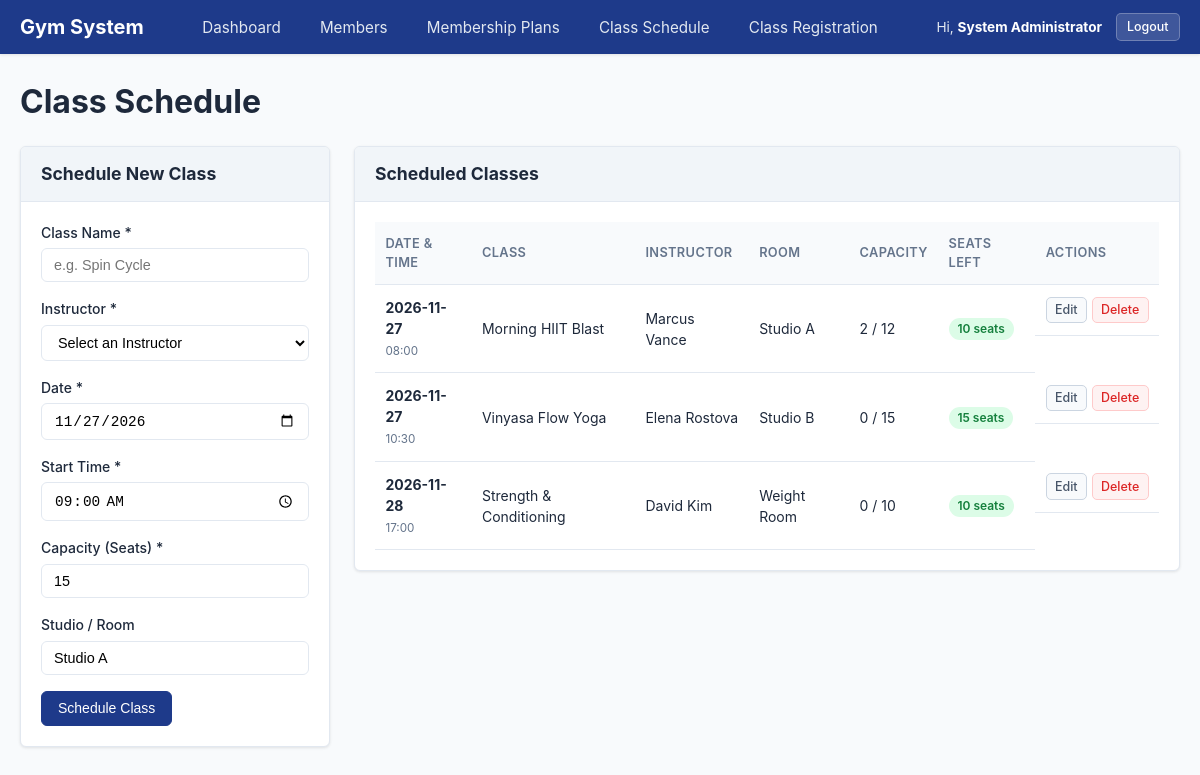
The page /pages/schedule.php (signed in) on the database its author committed.
### tables this page shows
CREATE TABLE IF NOT EXISTS `classes` (
    `id` INT AUTO_INCREMENT PRIMARY KEY,
    `class_name` VARCHAR(100) NOT NULL,
    `instructor_id` INT NOT NULL,
    `class_date` DATE NOT NULL,
    `start_time` TIME NOT NULL,
    `capacity` INT NOT NULL,
    `room` VARCHAR(50) NOT NULL,
    `created_at` TIMESTAMP DEFAULT CURRENT_TIMESTAMP,
    CONSTRAINT `fk_classes_instructor` FOREIGN KEY (`instructor_id`) REFERENCES `instructors` (`id`) ON DELETE RESTRICT
);

CREATE TABLE IF NOT EXISTS `instructors` (
    `id` INT AUTO_INCREMENT PRIMARY KEY,
    `full_name` VARCHAR(100) NOT NULL,
    `email` VARCHAR(100) NOT NULL,
    `created_at` TIMESTAMP DEFAULT CURRENT_TIMESTAMP
);

### includes/functions.php (called while the page is built, shortened)
<?php
function escape($value) {
    return htmlspecialchars((string)$value, ENT_QUOTES, 'UTF-8');
}

### models/gym_class.php (called while the page is built, shortened)
<?php
class GymClass {
    private $db_connection;
    public function __construct($db_connection) {
        $this->db_connection = $db_connection;
    }
    public function getAll() {
        $sql_query = "
            SELECT c.*, i.full_name AS instructor_name, i.email AS instructor_email,
                   COUNT(r.id) AS registered_count,
                   (c.capacity - COUNT(r.id)) AS seats_remaining
            FROM classes c
            JOIN instructors i ON c.instructor_id = i.id
            LEFT JOIN registrations r ON c.id = r.class_id
            GROUP BY c.id
            ORDER BY c.class_date ASC, c.start_time ASC
        ";
        $statement = $this->db_connection->prepare($sql_query);
        $statement->execute();
        return $statement->fetchAll();
    }
}

### pages/schedule.php (the view, shortened to what this page needs)
<?php
require_once __DIR__ . '/../includes/header.php';
require_once __DIR__ . '/../models/gym_class.php';
$pdo_connection = getDbConnection();
$class_model = new GymClass($pdo_connection);
$edit_class = null;
$default_capacity = 15;
$all_classes = $class_model->getAll();
?>
<div class="page-title-row">
    <h1>Class Schedule</h1>
</div>
<div class="row">
    <div class="col-form">
        <div class="card">
            <div class="card-header">
                <h2><?php echo $edit_class ? 'Edit Class' : 'Schedule New Class'; ?></h2>
            </div>
            <div class="card-body">
                <form method="POST" action="<?php echo escape(BASE_URL); ?>/pages/schedule.php" class="validated-form">
                    <div class="form-group">
                        <label for="class_name">Class Name *</label>
                        <input type="text" id="class_name" name="class_name" required class="form-control"
                               value="<?php echo escape($edit_class['class_name'] ?? ''); ?>" placeholder="e.g. Spin Cycle">
                    </div>
                    <div class="form-group">
                        <label for="instructor_id">Instructor *</label>
                        <select id="instructor_id" name="instructor_id" required class="form-control">
                            <option value="">Select an Instructor</option>
                        </select>
                    </div>
                    <div class="form-group">
                        <label for="class_date">Date *</label>
                        <input type="date" id="class_date" name="class_date" required class="form-control"
                               value="<?php echo escape($edit_class['class_date'] ?? date('Y-m-d')); ?>">
                    </div>
                    <div class="form-group">
                        <label for="start_time">Start Time *</label>
                        <input type="time" id="start_time" name="start_time" required class="form-control"
                               value="<?php echo escape($edit_class['start_time'] ?? '09:00'); ?>">
                    </div>
                    <div class="form-group">
                        <label for="capacity">Capacity (Seats) *</label>
                        <input type="number" id="capacity" name="capacity" min="1" required class="form-control"
                               value="<?php echo escape($edit_class['capacity'] ?? $default_capacity); ?>">
                    </div>
                    <div class="form-group">
                        <label for="room">Studio / Room</label>
                        <input type="text" id="room" name="room" class="form-control"
                               value="<?php echo escape($edit_class['room'] ?? 'Studio A'); ?>">
                    </div>
                    <button type="submit" class="btn btn-primary">
                        <?php echo $edit_class ? 'Update Class' : 'Schedule Class'; ?>
                    </button>
                </form>
            </div>
        </div>
    </div>
    <div class="col-table">
        <div class="card">
            <div class="card-header">
                <h2>Scheduled Classes</h2>
            </div>
            <div class="card-body">
                <?php if (empty($all_classes)): ?>
                    <p class="text-muted">No classes scheduled.</p>
                <?php else: ?>
                    <div class="table-responsive">
                        <table class="data-table">
                            <thead>
                                <tr>
                                    <th>Date &amp; Time</th>
                                    <th>Class</th>
                                    <th>Instructor</th>
                                    <th>Room</th>
                                    <th>Capacity</th>
                                    <th>Seats Left</th>
                                    <th>Actions</th>
                                </tr>
                            </thead>
                            <tbody>
                                <?php foreach ($all_classes as $class_row): ?>
                                    <tr>
                                        <td>
                                            <strong><?php echo escape($class_row['class_date']); ?></strong><br>
                                            <small class="text-muted"><?php echo escape(substr($class_row['start_time'], 0, 5)); ?></small>
                                        </td>
                                        <td><?php echo escape($class_row['class_name']); ?></td>
                                        <td><?php echo escape($class_row['instructor_name']); ?></td>
                                        <td><?php echo escape($class_row['room']); ?></td>
                                        <td><?php echo escape($class_row['registered_count'] . ' / ' . $class_row['capacity']); ?></td>
                                        <td>
                                            <span class="badge <?php echo $class_row['seats_remaining'] > 0 ? 'badge-success' : 'badge-danger'; ?>">
                                                <?php echo escape($class_row['seats_remaining']); ?> seats
                                            </span>
                                        </td>
                                        <td class="table-actions">
                                            <a href="<?php echo escape(BASE_URL); ?>/pages/schedule.php?action=edit&amp;id=<?php echo escape($class_row['id']); ?>"
                                               class="btn btn-sm btn-secondary">Edit</a>
                                            <a href="<?php echo escape(BASE_URL); ?>/pages/schedule.php?action=delete&amp;id=<?php echo escape($class_row['id']); ?>"
                                               class="btn btn-sm btn-danger delete-btn" data-confirm="Are you sure you want to remove this class?">Delete</a>
                                        </td>
                                    </tr>
                                <?php endforeach; ?>
                            </tbody>
                        </table>
                    </div>
                <?php endif; ?>
            </div>
        </div>
    </div>
</div>
<?php require_once __DIR__ . '/../includes/footer.php'; ?>

### assets/css/style.css (style rules this page uses)
:root { --primary-color: #1e3a8a; --primary-hover: #172554; --secondary-color: #64748b; --secondary-hover: #475569; --success-color: #15803d; --danger-color: #b91c1c; --warning-color: #b45309; --bg-color: #f8fafc; --card-bg: #ffffff; --text-color: #1e293b; --text-muted: #64748b; --border-color: #e2e8f0; --radius: 6px; --shadow: 0 1px 3px rgba(0, 0, 0, 0.1); }
* { box-sizing: border-box; margin: 0; padding: 0; }
body { font-family: -apple-system, BlinkMacSystemFont, "Segoe UI", Roboto, Helvetica, Arial, sans-serif; background-color: var(--bg-color); color: var(--text-color); line-height: 1.5; display: flex; flex-direction: column; min-height: 100vh; }
.page-title-row { margin-bottom: 1.25rem; }
.row { display: flex; flex-wrap: wrap; gap: 1.5rem; }
.col-form { flex: 0 0 310px; max-width: 310px; }
.col-table { flex: 1 1 0; min-width: 0; }
.card { background-color: var(--card-bg); border: 1px solid var(--border-color); border-radius: var(--radius); box-shadow: var(--shadow); margin-bottom: 1.5rem; overflow: hidden; }
.card-header { background-color: #f1f5f9; padding: 0.85rem 1.25rem; border-bottom: 1px solid var(--border-color); display: flex; justify-content: space-between; align-items: center; }
.card-header h2 { font-size: 1.1rem; margin: 0; }
.card-body { padding: 1.25rem; }
.table-responsive { width: 100%; overflow-x: auto; -webkit-overflow-scrolling: touch; }
.data-table { width: 100%; border-collapse: collapse; font-size: 0.875rem; }
.data-table th, .data-table td { padding: 0.75rem 0.65rem; border-bottom: 1px solid var(--border-color); text-align: left; vertical-align: middle; }
.data-table th { background-color: #f8fafc; color: var(--text-muted); font-weight: 600; font-size: 0.8rem; text-transform: uppercase; letter-spacing: 0.03em; }
.table-actions { display: inline-flex; align-items: center; gap: 0.3rem; white-space: nowrap; }
.table-actions .btn { padding: 0.28rem 0.52rem; font-size: 0.78rem; }
.form-group { margin-bottom: 1rem; }
.form-group label { display: block; margin-bottom: 0.35rem; font-size: 0.875rem; font-weight: 500; }
.form-control { width: 100%; padding: 0.5rem 0.75rem; font-size: 0.9rem; border: 1px solid var(--border-color); border-radius: var(--radius); outline: none; background-color: #ffffff; }
.btn { display: inline-flex; align-items: center; justify-content: center; padding: 0.5rem 1rem; font-size: 0.875rem; font-weight: 500; line-height: 1.25; text-align: center; text-decoration: none; border: 1px solid transparent; border-radius: var(--radius); cursor: pointer; white-space: nowrap; transition: all 0.15s ease-in-out; }
.btn-primary { background-color: var(--primary-color); color: #ffffff; border-color: var(--primary-color); }
.btn-secondary { background-color: var(--secondary-color); color: #ffffff; border-color: var(--secondary-color); }
.btn-danger { background-color: var(--danger-color); color: #ffffff; border-color: var(--danger-color); }
.btn-sm { padding: 0.35rem 0.65rem; font-size: 0.78rem; font-weight: 500; border-radius: 5px; white-space: nowrap; }
.table-actions .btn-secondary, .btn-sm.btn-secondary { background-color: #f8fafc; color: #475569; border: 1px solid #cbd5e1; }
.table-actions .btn-danger, .btn-sm.btn-danger { background-color: #fef2f2; color: #dc2626; border: 1px solid #fecaca; }
.badge { display: inline-block; padding: 0.25rem 0.55rem; border-radius: 9999px; font-size: 0.75rem; font-weight: 600; line-height: 1.2; white-space: nowrap; }
.badge-success { background-color: #dcfce7; color: var(--success-color); }
.text-muted { color: var(--text-muted); }

### rows shown on the page
classes: class_date "2026-11-27", start_time "08:00", class_name "Morning HIIT Blast", instructor.full_name "Marcus Vance", room "Studio A", capacity "2 / 12", seats_remaining "10"
classes: class_date "2026-11-27", start_time "10:30", class_name "Vinyasa Flow Yoga", instructor.full_name "Elena Rostova", room "Studio B", capacity "0 / 15", seats_remaining "15"
classes: class_date "2026-11-28", start_time "17:00", class_name "Strength & Conditioning", instructor.full_name "David Kim", room "Weight Room", capacity "0 / 10", seats_remaining "10"

### other values the page prints
$current_user['name'] "System Administrator"
